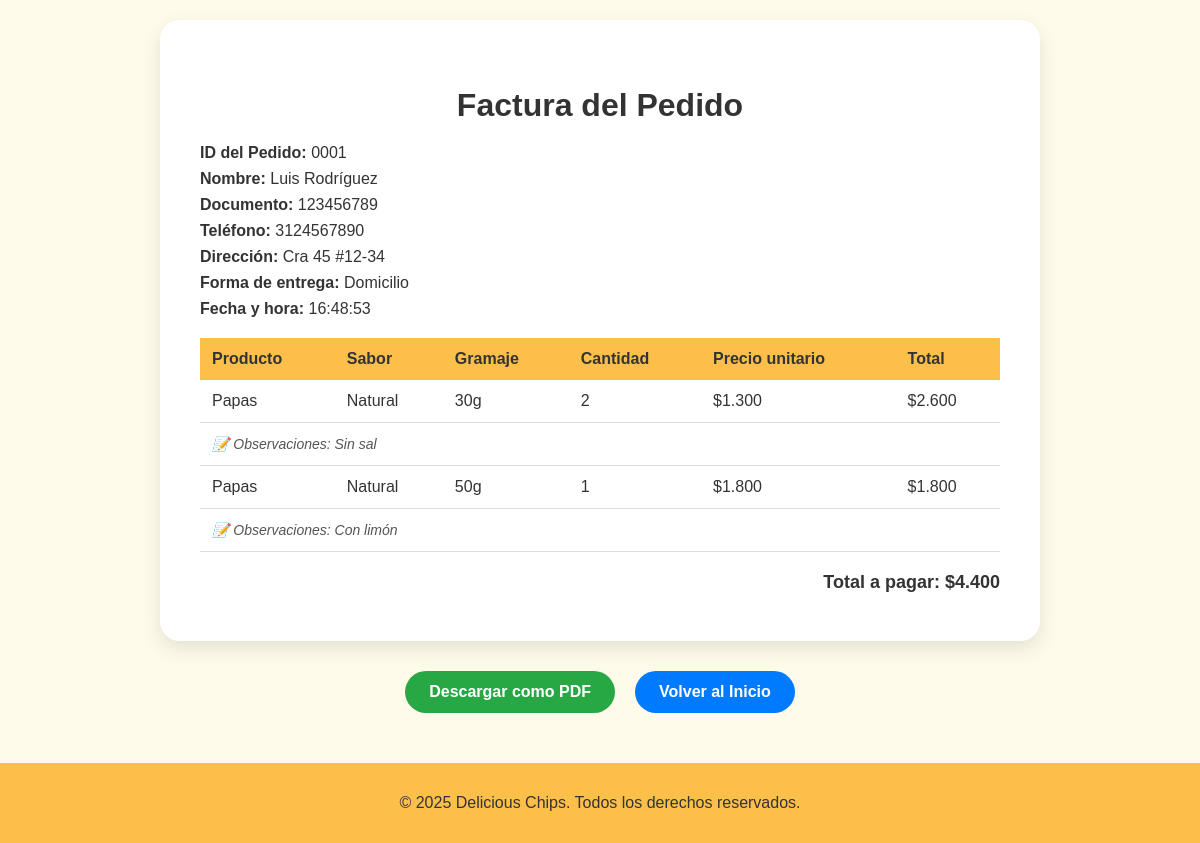
Before: /factura/1 with the older database file.
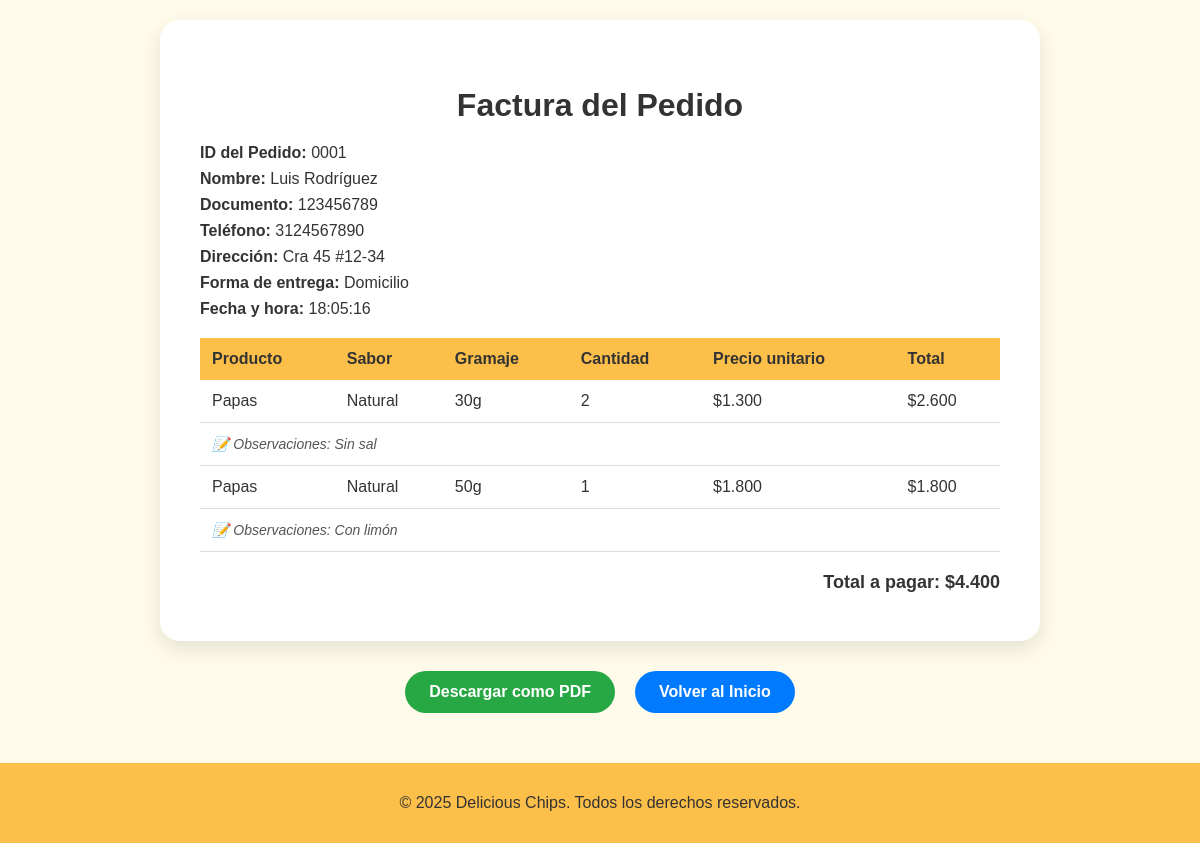
After: the same page with the newer database file.
### models.py (models this page shows)
class Pedido(db.Model):
    __tablename__ = 'pedidos'
    id = db.Column(db.Integer, primary_key=True)
    cliente_id = db.Column(db.Integer, db.ForeignKey('clientes.id'), nullable=False)
    forma_entrega = db.Column(db.String, nullable=False)
    estado = db.Column(db.String, default='registrado')
    fecha_hora = db.Column(db.DateTime, default=datetime.utcnow)
    cliente = db.relationship('Cliente', back_populates='pedidos')  # ✅ corregido
    detalles = db.relationship('DetallePedido', backref='pedido', lazy=True)

### app.py (the view)
@app.route('/factura/<int:pedido_id>')
def factura(pedido_id):
    from models import Pedido, DetallePedido, Producto
    pedido = db.session.get(Pedido, pedido_id)
    detalles = DetallePedido.query.filter_by(pedido_id=pedido_id).all()
    productos = []
    total = 0
    for d in detalles:
        producto = Producto.query.get(d.producto_id)
        precio_unitario = producto.precio_unitario  # asegúrate de que exista
        subtotal = precio_unitario * d.cantidad
        total += subtotal
        productos.append({
            'producto': producto.nombre,
            'sabor': producto.sabor,
            'gramaje': producto.gramaje,
            'cantidad': d.cantidad,
            'precio_unitario': precio_unitario,
            'subtotal': subtotal,
            'observaciones': d.observaciones
        })
    return render_template('factura.html',
                           pedido=pedido,
                           productos=productos,
                           total=total)

### templates/factura.html (shortened to what this page needs)
<!DOCTYPE html>
<html lang="es">
<head>
    <link rel="stylesheet" href="{{ url_for('static', filename='stilo.css') }}">
</head>
<body>
<div class="factura">
    <h2>Factura del Pedido</h2>
    <p><strong>ID del Pedido:</strong> {{ "%04d" % pedido.id }}</p>
    <p><strong>Nombre:</strong> {{ pedido.cliente.nombre }}</p>
    <p><strong>Documento:</strong> {{ pedido.cliente.documento }}</p>
    <p><strong>Teléfono:</strong> {{ pedido.cliente.telefono }}</p>
    <p><strong>Dirección:</strong> {{ pedido.cliente.direccion }}</p>
    <p><strong>Forma de entrega:</strong> {{ pedido.forma_entrega }}</p>
    <p><strong>Fecha y hora:</strong> {{ pedido.fecha_hora.strftime('%H:%M:%S') if pedido.fecha_hora else 'No disponible' }}
</p>
    <table>
        <thead>
            <tr>
                <th>Producto</th>
                <th>Sabor</th>
                <th>Gramaje</th>
                <th>Cantidad</th>
                <th>Precio unitario</th>
                <th>Total</th>
            </tr>
        </thead>
        <tbody>
            {% for p in productos %}
                <tr>
                    <td>{{ p.producto }}</td>
                    <td>{{ p.sabor }}</td>
                    <td>{{ p.gramaje }}</td>
                    <td>{{ p.cantidad }}</td>
                    <td>${{ "{:,.0f}".format(p.precio_unitario).replace(",", ".") }}</td>
                    <td>${{ "{:,.0f}".format(p.subtotal).replace(",", ".") }}</td>
                </tr>
                {% if p.observaciones %}
                    <tr>
                        <td colspan="6"><em>📝 Observaciones: {{ p.observaciones }}</em></td>
                    </tr>
                {% endif %}
            {% endfor %}
        </tbody>
    </table>
    <p class="total">Total a pagar: ${{ "{:,.0f}".format(total).replace(",", ".") }}</p>
</div>
<div class="factura-botones">
  <button onclick="window.print()">Descargar como PDF</button>
  <a href="{{ url_for('index') }}">
    <button>Volver al Inicio</button>
  </a>
</div>
<footer>
    <p>&copy; 2025 Delicious Chips. Todos los derechos reservados.</p>
</footer>
</body>
</html>

Changed rows visible on the page:
changed Pedido "Domicilio": fecha_hora "16:48:53" → "18:05:16"
